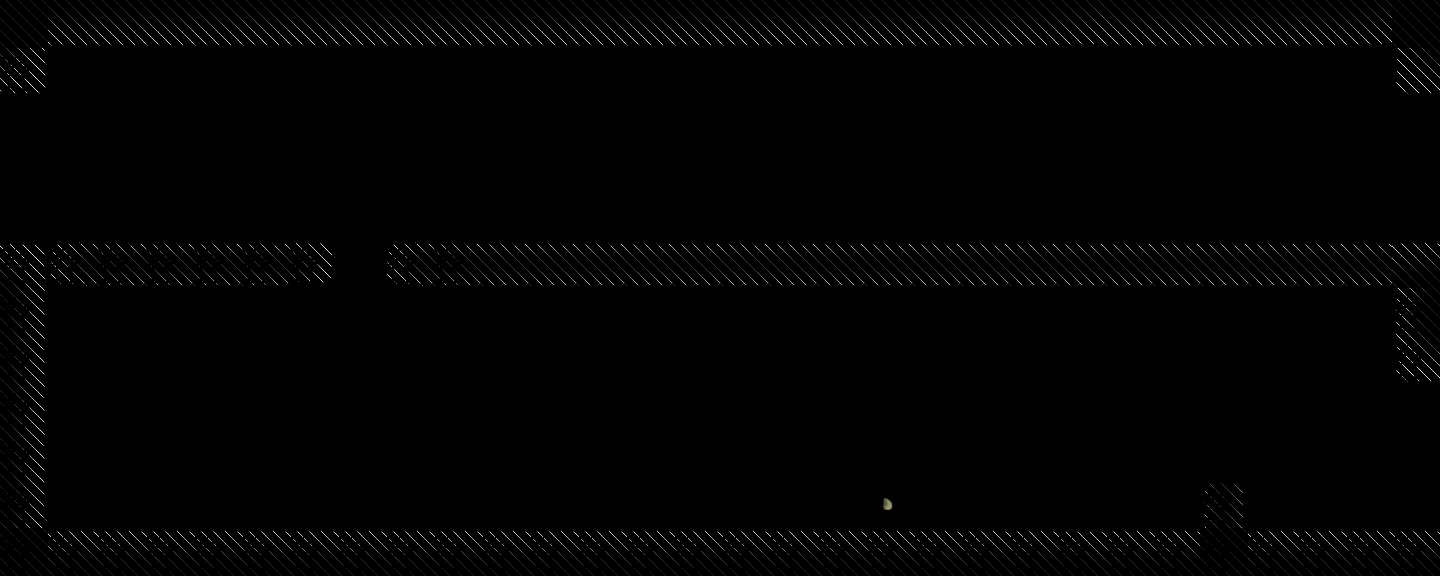

The image is a tile-based game level rendered from a .tmx file. Its description and source (layers, tilesets, objects; grid data summarised) follow:
An orthogonal 30x12 tile map with 48x48 px tiles, 2 tile layers (Tiles, Objects), 2 tilesets and 6 objects.

<map version="1.0" orientation="orthogonal" width="30" height="12" tilewidth="48" tileheight="48">
 <tileset firstgid="1" name="objects" tilewidth="48" tileheight="48">
  <image source="img/tiles/objects.png" width="192" height="192" />
  <tile id="0">
   <properties>
    <property name="components" value="Player" />
    <property name="object" value="" />
   </properties>
  </tile>
  <tile id="1">
   <properties>
    <property name="components" value="Finish" />
    <property name="object" value="" />
   </properties>
  </tile>
  <tile id="2">
   <properties>
    <property name="components" value="Dead" />
    <property name="object" value="" />
   </properties>
  </tile>
  <tile id="3">
   <properties>
    <property name="components" value="Wall" />
    <property name="object" value="" />
   </properties>
  </tile>
  <tile id="4">
   <properties>
    <property name="components" value="CellNormal" />
    <property name="object" value="" />
   </properties>
  </tile>
  <tile id="5">
   <properties>
    <property name="components" value="CellJump" />
    <property name="object" value="" />
   </properties>
  </tile>
  <tile id="8">
   <properties>
    <property name="components" value="CellNormal" />
    <property name="object" value="" />
   </properties>
  </tile>
 </tileset>
 <tileset firstgid="17" name="standard" tilewidth="48" tileheight="48">
  <image source="img/tiles/standard.png" width="384" height="384" />
  <tile id="13">
   <properties>
    <property name="components" value="Finish" />
   </properties>
  </tile>
  <tile id="14">
   <properties>
    <property name="components" value="Finish" />
   </properties>
  </tile>
 </tileset>
 <layer name="Tiles" width="30" height="12">
  <data>[360 cells, 109 non-empty, 18 distinct tile ids]</data>
 </layer>
 <layer name="Objects" width="30" height="12">
  <data>[360 cells, 52 non-empty, 2 distinct tile ids]</data>
 </layer>
 <objectgroup name="Calque d'objets 1" width="30" height="12">
  <object x="108" y="126" width="205" height="166">
   <properties>
    <property name="components" value="IngameMessage" />
    <property name="text" value="Cell cannot do much by themselves." />
   </properties>
  </object>
  <object x="406" y="374" width="165" height="184">
   <properties>
    <property name="components" value="IngameMessage" />
    <property name="text" value="But they are able to combine..." />
   </properties>
  </object>
  <object x="367" y="238" width="1" />
  <object x="628" y="428" width="165" height="184">
   <properties>
    <property name="components" value="IngameMessage" />
    <property name="text" value="...with other bodies?" />
   </properties>
  </object>
  <object x="787" y="321" width="209" height="233">
   <properties>
    <property name="components" value="IngameMessage" />
    <property name="image" value="MERGE" />
   </properties>
  </object>
  <object x="1011" y="422" width="234" height="220">
   <properties>
    <property name="components" value="IngameMessage" />
    <property name="image" value="JUMP" />
    <property name="text" value="This cell can now jump!" />
   </properties>
  </object>
 </objectgroup>
</map>
